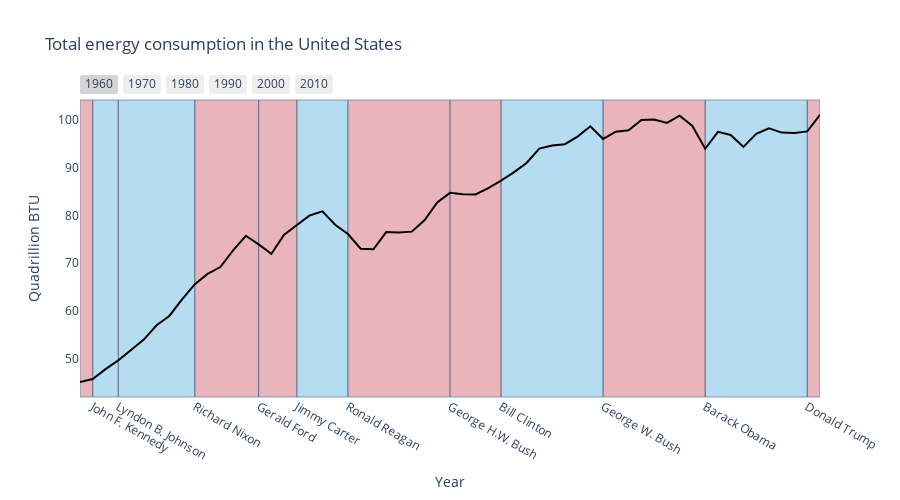

Here is the notebook cell this chart was saved with:
### Code cell
total_consumption_df["BTU"] = total_consumption_df["BTU"]/1_000_000
total_consumption_df = total_consumption_df.rename(columns={"BTU": "Quadrillion BTU"})
per_cap_df = per_cap_df.rename(columns={"BTU": "Million BTU"})

marker_size = (per_cap_df["Million BTU"]/per_cap_df["Million BTU"].max())**5
per_cap_unit = per_cap_df["Unit"].unique()[0]

fig = px.line(
    total_consumption_df, 
    x="Year",
    y="Quadrillion BTU", 
#     size=marker_size,
#     color_continuous_scale=px.colors.diverging.RdYlGn[::-1],
    hover_name="Year",
    range_x=[datetime.date(1960, 1, 1), datetime.date(2018, 1, 1)],
    height=500,
    title="Total energy consumption in the United States",
    color_discrete_sequence=["black"]
)
fig.update_layout(
    xaxis=dict(
        rangeselector=dict(
            buttons=list([
                dict(count=58,
                     label="1960",
                     step="year",
                     stepmode="backward"),
                dict(count=48,
                     label="1970",
                     step="year",
                     stepmode="backward"),
                dict(count=38,
                     label="1980",
                     step="year",
                     stepmode="backward"),
                dict(count=28,
                     label="1990",
                     step="year",
                     stepmode="backward"),
                dict(count=18,
                     label="2000",
                     step="year",
                     stepmode="backward"),
                dict(count=8,
                     label="2010",
                     step="year",
                     stepmode="backward"),
            ])
        ),
        type="date"
    )
)
fig.update_xaxes(showspikes=True, showgrid=False)
fig.update_yaxes(showspikes=True, showgrid=False)
fig.update_layout(hovermode="x")
fig.update_layout(
    coloraxis_colorbar=dict(
        title="Million BTU per capita",
    )
)
# fig.add_shape(type="rect",
#     xref="x", yref="y",
#     x0="2000-01-01", y0=0,
#     x1="2010-01-01", y1=100,
#     line=dict(
#         color="RoyalBlue",
#         width=3,
#     ),
#     fillcolor="LightSkyBlue",
# )
fig.add_vrect(
    x0="1960-01-01", x1="1961-01-01",
    fillcolor="LightCoral", opacity=0.5,
    layer="below", line_width=1,
),
fig.add_vrect(
    x0="1961-01-01", x1="1963-01-01",
    fillcolor="SkyBlue", opacity=0.5,
    layer="below", line_width=1,
),
fig.add_vrect(
    x0="1963-01-01", x1="1969-01-01",
    fillcolor="SkyBlue", opacity=0.5,
    layer="below", line_width=1,
),
fig.add_vrect(
    x0="1969-01-01", x1="1974-01-01",
    fillcolor="LightCoral", opacity=0.5,
    layer="below", line_width=1,
),
fig.add_vrect(
    x0="1974-01-01", x1="1977-01-01",
    fillcolor="LightCoral", opacity=0.5,
    layer="below", line_width=1,
),
fig.add_vrect(
    x0="1977-01-01", x1="1981-01-01",
    fillcolor="SkyBlue", opacity=0.5,
    layer="below", line_width=1,
),
fig.add_vrect(
    x0="1981-01-01", x1="1989-01-01",
    fillcolor="LightCoral", opacity=0.5,
    layer="below", line_width=1,
),
fig.add_vrect(
    x0="1989-01-01", x1="1993-01-01",
    fillcolor="LightCoral", opacity=0.5,
    layer="below", line_width=1,
),
fig.add_vrect(
    x0="1993-01-01", x1="2001-01-01",
    fillcolor="SkyBlue", opacity=0.5,
    layer="below", line_width=1,
)
fig.add_vrect(
    x0="2001-01-01", x1="2009-01-01",
    fillcolor="LightCoral", opacity=0.5,
    layer="below", line_width=1,
)
fig.add_vrect(
    x0="2009-01-01", x1="2017-01-01",
    fillcolor="SkyBlue", opacity=0.5,
    layer="below", line_width=1,
)
fig.add_vrect(
    x0="2017-01-01", x1="2018-01-01",
    fillcolor="LightCoral", opacity=0.5,
    layer="below", line_width=1,
)

fig.update_xaxes(
    ticktext=["John F. Kennedy", "Lyndon B. Johnson","Richard Nixon","Gerald Ford","Jimmy Carter","Ronald Reagan","George H.W. Bush","Bill Clinton","George W. Bush","Barack Obama","Donald Trump",],
    tickvals=["1961-01-01", "1963-01-01", "1969-01-01", "1974-01-01", "1977-01-01", "1981-01-01", "1989-01-01", "1993-01-01", "2001-01-01", "2009-01-01", "2017-01-01"],
)
fig.show()

### Figure 1 — Plotly figure (JSON) as saved in the notebook; plotly's stock layout.template omitted (floating-point values rounded to 4 significant figures)
{"data": [{"hovertemplate": "<b>%{hovertext}</b><br><br>Year=%{x}<br>Quadrillion BTU=%{y}<extra></extra>", "hovertext": [1960, 1961, 1962, 1963, 1964, 1965, 1966, 1967, 1968, 1969, 1970, 1971, 1972, 1973, 1974, 1975, 1976, 1977, 1978, 1979, 1980, 1981, 1982, 1983, 1984, 1985, 1986, 1987, 1988, 1989, 1990, 1991, 1992, 1993, 1994, 1995, 1996, 1997, 1998, 1999, 2000, 2001, 2002, 2003, 2004, 2005, 2006, 2007, 2008, 2009, 2010, 2011, 2012, 2013, 2014, 2015, 2016, 2017, 2018], "legendgroup": "", "line": {"color": "black", "dash": "solid"}, "mode": "lines", "name": "", "orientation": "v", "showlegend": false, "type": "scatter", "x": [1960, 1961, 1962, 1963, 1964, 1965, 1966, 1967, 1968, 1969, 1970, 1971, 1972, 1973, 1974, 1975, 1976, 1977, 1978, 1979, 1980, 1981, 1982, 1983, 1984, 1985, 1986, 1987, 1988, 1989, 1990, 1991, 1992, 1993, 1994, 1995, 1996, 1997, 1998, 1999, 2000, 2001, 2002, 2003, 2004, 2005, 2006, 2007, 2008, 2009, 2010, 2011, 2012, 2013, 2014, 2015, 2016, 2017, 2018], "xaxis": "x", "y": [45.03, 45.68, 47.77, 49.61, 51.77, 53.97, 56.96, 58.92, 62.4, 65.58, 67.72, 69.16, 72.68, 75.72, 73.91, 71.95, 75.97, 77.95, 79.98, 80.84, 78.05, 76.09, 73.01, 72.88, 76.51, 76.41, 76.59, 78.96, 82.71, 84.73, 84.46, 84.38, 85.73, 87.29, 89.01, 90.99, 94.01, 94.66, 94.93, 96.53, 98.69, 96.04, 97.54, 97.83, 100.0, 100.1, 99.39, 100.9, 98.76, 93.97, 97.52, 96.85, 94.37, 97.1, 98.27, 97.37, 97.3, 97.61, 101.1], "yaxis": "y"}], "layout": {"coloraxis": {"colorbar": {"title": {"text": "Million BTU per capita"}}}, "height": 500, "hovermode": "x", "legend": {"tracegroupgap": 0}, "shapes": [{"fillcolor": "LightCoral", "layer": "below", "line": {"width": 1}, "opacity": 0.5, "type": "rect", "x0": "1960-01-01", "x1": "1961-01-01", "xref": "x", "y0": 0, "y1": 1, "yref": "y domain"}, {"fillcolor": "SkyBlue", "layer": "below", "line": {"width": 1}, "opacity": 0.5, "type": "rect", "x0": "1961-01-01", "x1": "1963-01-01", "xref": "x", "y0": 0, "y1": 1, "yref": "y domain"}, {"fillcolor": "SkyBlue", "layer": "below", "line": {"width": 1}, "opacity": 0.5, "type": "rect", "x0": "1963-01-01", "x1": "1969-01-01", "xref": "x", "y0": 0, "y1": 1, "yref": "y domain"}, {"fillcolor": "LightCoral", "layer": "below", "line": {"width": 1}, "opacity": 0.5, "type": "rect", "x0": "1969-01-01", "x1": "1974-01-01", "xref": "x", "y0": 0, "y1": 1, "yref": "y domain"}, {"fillcolor": "LightCoral", "layer": "below", "line": {"width": 1}, "opacity": 0.5, "type": "rect", "x0": "1974-01-01", "x1": "1977-01-01", "xref": "x", "y0": 0, "y1": 1, "yref": "y domain"}, {"fillcolor": "SkyBlue", "layer": "below", "line": {"width": 1}, "opacity": 0.5, "type": "rect", "x0": "1977-01-01", "x1": "1981-01-01", "xref": "x", "y0": 0, "y1": 1, "yref": "y domain"}, {"fillcolor": "LightCoral", "layer": "below", "line": {"width": 1}, "opacity": 0.5, "type": "rect", "x0": "1981-01-01", "x1": "1989-01-01", "xref": "x", "y0": 0, "y1": 1, "yref": "y domain"}, {"fillcolor": "LightCoral", "layer": "below", "line": {"width": 1}, "opacity": 0.5, "type": "rect", "x0": "1989-01-01", "x1": "1993-01-01", "xref": "x", "y0": 0, "y1": 1, "yref": "y domain"}, {"fillcolor": "SkyBlue", "layer": "below", "line": {"width": 1}, "opacity": 0.5, "type": "rect", "x0": "1993-01-01", "x1": "2001-01-01", "xref": "x", "y0": 0, "y1": 1, "yref": "y domain"}, {"fillcolor": "LightCoral", "layer": "below", "line": {"width": 1}, "opacity": 0.5, "type": "rect", "x0": "2001-01-01", "x1": "2009-01-01", "xref": "x", "y0": 0, "y1": 1, "yref": "y domain"}, {"fillcolor": "SkyBlue", "layer": "below", "line": {"width": 1}, "opacity": 0.5, "type": "rect", "x0": "2009-01-01", "x1": "2017-01-01", "xref": "x", "y0": 0, "y1": 1, "yref": "y domain"}, {"fillcolor": "LightCoral", "layer": "below", "line": {"width": 1}, "opacity": 0.5, "type": "rect", "x0": "2017-01-01", "x1": "2018-01-01", "xref": "x", "y0": 0, "y1": 1, "yref": "y domain"}], "title": {"text": "Total energy consumption in the United States"}, "xaxis": {"anchor": "y", "domain": [0, 1], "range": ["1960-01-01", "2018-01-01"], "rangeselector": {"buttons": [{"count": 58, "label": "1960", "step": "year", "stepmode": "backward"}, {"count": 48, "label": "1970", "step": "year", "stepmode": "backward"}, {"count": 38, "label": "1980", "step": "year", "stepmode": "backward"}, {"count": 28, "label": "1990", "step": "year", "stepmode": "backward"}, {"count": 18, "label": "2000", "step": "year", "stepmode": "backward"}, {"count": 8, "label": "2010", "step": "year", "stepmode": "backward"}]}, "showgrid": false, "showspikes": true, "ticktext": ["John F. Kennedy", "Lyndon B. Johnson", "Richard Nixon", "Gerald Ford", "Jimmy Carter", "Ronald Reagan", "George H.W. Bush", "Bill Clinton", "George W. Bush", "Barack Obama", "Donald Trump"], "tickvals": ["1961-01-01", "1963-01-01", "1969-01-01", "1974-01-01", "1977-01-01", "1981-01-01", "1989-01-01", "1993-01-01", "2001-01-01", "2009-01-01", "2017-01-01"], "title": {"text": "Year"}, "type": "date"}, "yaxis": {"anchor": "x", "domain": [0, 1], "showgrid": false, "showspikes": true, "title": {"text": "Quadrillion BTU"}}}}
